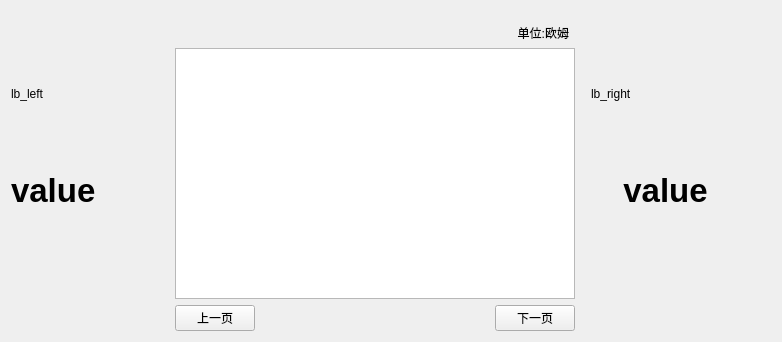
<?xml version="1.0" encoding="UTF-8"?>
<ui version="4.0">
 <class>BaseTableWidget</class>
 <widget class="QWidget" name="BaseTableWidget">
  <property name="geometry">
   <rect>
    <x>0</x>
    <y>0</y>
    <width>782</width>
    <height>342</height>
   </rect>
  </property>
  <property name="windowTitle">
   <string>Form</string>
  </property>
  <layout class="QVBoxLayout" name="verticalLayout" stretch="1,9">
   <item>
    <layout class="QHBoxLayout" name="horizontalLayout_2" stretch="10,1,4">
     <item>
      <spacer name="horizontalSpacer_3">
       <property name="orientation">
        <enum>Qt::Horizontal</enum>
       </property>
       <property name="sizeHint" stdset="0">
        <size>
         <width>40</width>
         <height>20</height>
        </size>
       </property>
      </spacer>
     </item>
     <item>
      <widget class="QLabel" name="lb_unit">
       <property name="text">
        <string>单位:欧姆</string>
       </property>
       <property name="alignment">
        <set>Qt::AlignBottom|Qt::AlignRight|Qt::AlignTrailing</set>
       </property>
      </widget>
     </item>
     <item>
      <spacer name="horizontalSpacer_4">
       <property name="orientation">
        <enum>Qt::Horizontal</enum>
       </property>
       <property name="sizeHint" stdset="0">
        <size>
         <width>40</width>
         <height>20</height>
        </size>
       </property>
      </spacer>
     </item>
    </layout>
   </item>
   <item>
    <layout class="QHBoxLayout" name="horizontalLayout" stretch="3,0,0,3">
     <item>
      <layout class="QVBoxLayout" name="verticalLayout_3">
       <item>
        <widget class="QLabel" name="lb_left">
         <property name="text">
          <string>lb_left</string>
         </property>
        </widget>
       </item>
       <item>
        <widget class="QLabel" name="lb_left_value">
         <property name="maximumSize">
          <size>
           <width>149</width>
           <height>90</height>
          </size>
         </property>
         <property name="font">
          <font>
           <pointsize>25</pointsize>
           <weight>75</weight>
           <bold>true</bold>
          </font>
         </property>
         <property name="text">
          <string>value</string>
         </property>
        </widget>
       </item>
       <item>
        <widget class="QLabel" name="lb_keyboardinput_2">
         <property name="text">
          <string/>
         </property>
         <property name="alignment">
          <set>Qt::AlignBottom|Qt::AlignRight|Qt::AlignTrailing</set>
         </property>
        </widget>
       </item>
      </layout>
     </item>
     <item>
      <layout class="QVBoxLayout" name="verticalLayout_4">
       <item>
        <widget class="QTableWidget" name="tableWidget">
         <property name="sizePolicy">
          <sizepolicy hsizetype="Preferred" vsizetype="Expanding">
           <horstretch>0</horstretch>
           <verstretch>0</verstretch>
          </sizepolicy>
         </property>
         <property name="minimumSize">
          <size>
           <width>400</width>
           <height>0</height>
          </size>
         </property>
         <property name="maximumSize">
          <size>
           <width>16777215</width>
           <height>16777215</height>
          </size>
         </property>
         <property name="verticalScrollBarPolicy">
          <enum>Qt::ScrollBarAlwaysOff</enum>
         </property>
         <property name="horizontalScrollBarPolicy">
          <enum>Qt::ScrollBarAlwaysOff</enum>
         </property>
        </widget>
       </item>
       <item>
        <layout class="QHBoxLayout" name="horizontalLayout_3">
         <item>
          <widget class="QPushButton" name="pushButton_2">
           <property name="text">
            <string>上一页</string>
           </property>
          </widget>
         </item>
         <item>
          <spacer name="horizontalSpacer_2">
           <property name="orientation">
            <enum>Qt::Horizontal</enum>
           </property>
           <property name="sizeHint" stdset="0">
            <size>
             <width>40</width>
             <height>20</height>
            </size>
           </property>
          </spacer>
         </item>
         <item>
          <widget class="QPushButton" name="pushButton">
           <property name="text">
            <string>下一页</string>
           </property>
          </widget>
         </item>
        </layout>
       </item>
      </layout>
     </item>
     <item>
      <spacer name="horizontalSpacer">
       <property name="orientation">
        <enum>Qt::Horizontal</enum>
       </property>
       <property name="sizeType">
        <enum>QSizePolicy::Fixed</enum>
       </property>
       <property name="sizeHint" stdset="0">
        <size>
         <width>10</width>
         <height>20</height>
        </size>
       </property>
      </spacer>
     </item>
     <item>
      <layout class="QVBoxLayout" name="verticalLayout_2">
       <item>
        <widget class="QLabel" name="lb_right">
         <property name="sizePolicy">
          <sizepolicy hsizetype="Expanding" vsizetype="Preferred">
           <horstretch>0</horstretch>
           <verstretch>0</verstretch>
          </sizepolicy>
         </property>
         <property name="minimumSize">
          <size>
           <width>180</width>
           <height>0</height>
          </size>
         </property>
         <property name="maximumSize">
          <size>
           <width>180</width>
           <height>16777215</height>
          </size>
         </property>
         <property name="text">
          <string>lb_right</string>
         </property>
        </widget>
       </item>
       <item>
        <widget class="QLabel" name="lb_right_value">
         <property name="sizePolicy">
          <sizepolicy hsizetype="Expanding" vsizetype="Preferred">
           <horstretch>0</horstretch>
           <verstretch>0</verstretch>
          </sizepolicy>
         </property>
         <property name="maximumSize">
          <size>
           <width>149</width>
           <height>90</height>
          </size>
         </property>
         <property name="font">
          <font>
           <pointsize>25</pointsize>
           <weight>75</weight>
           <bold>true</bold>
          </font>
         </property>
         <property name="text">
          <string>value</string>
         </property>
         <property name="alignment">
          <set>Qt::AlignCenter</set>
         </property>
        </widget>
       </item>
       <item>
        <widget class="QLabel" name="lb_keyboardinput">
         <property name="text">
          <string/>
         </property>
         <property name="alignment">
          <set>Qt::AlignBottom|Qt::AlignRight|Qt::AlignTrailing</set>
         </property>
        </widget>
       </item>
      </layout>
     </item>
    </layout>
   </item>
  </layout>
 </widget>
 <resources/>
 <connections/>
</ui>
